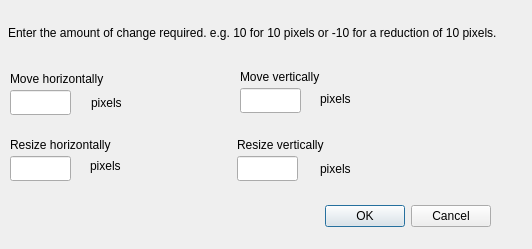
<?xml version="1.0" encoding="UTF-8"?>
<ui version="4.0">
 <class>Dialog_move_resize_rect</class>
 <widget class="QDialog" name="Dialog_move_resize_rect">
  <property name="geometry">
   <rect>
    <x>0</x>
    <y>0</y>
    <width>532</width>
    <height>249</height>
   </rect>
  </property>
  <property name="windowTitle">
   <string>Move and Resize</string>
  </property>
  <widget class="QDialogButtonBox" name="buttonBox">
   <property name="geometry">
    <rect>
     <x>290</x>
     <y>200</y>
     <width>201</width>
     <height>32</height>
    </rect>
   </property>
   <property name="orientation">
    <enum>Qt::Horizontal</enum>
   </property>
   <property name="standardButtons">
    <set>QDialogButtonBox::Cancel|QDialogButtonBox::Ok</set>
   </property>
  </widget>
  <widget class="QLabel" name="label">
   <property name="geometry">
    <rect>
     <x>10</x>
     <y>70</y>
     <width>201</width>
     <height>17</height>
    </rect>
   </property>
   <property name="text">
    <string>Move horizontally</string>
   </property>
  </widget>
  <widget class="QLabel" name="label_2">
   <property name="geometry">
    <rect>
     <x>240</x>
     <y>68</y>
     <width>201</width>
     <height>17</height>
    </rect>
   </property>
   <property name="text">
    <string>Move vertically</string>
   </property>
  </widget>
  <widget class="QLabel" name="label_3">
   <property name="geometry">
    <rect>
     <x>10</x>
     <y>136</y>
     <width>201</width>
     <height>17</height>
    </rect>
   </property>
   <property name="text">
    <string>Resize horizontally</string>
   </property>
  </widget>
  <widget class="QLabel" name="label_4">
   <property name="geometry">
    <rect>
     <x>237</x>
     <y>136</y>
     <width>201</width>
     <height>17</height>
    </rect>
   </property>
   <property name="text">
    <string>Resize vertically</string>
   </property>
  </widget>
  <widget class="QLineEdit" name="lineEdit_move_horizontal">
   <property name="geometry">
    <rect>
     <x>10</x>
     <y>90</y>
     <width>61</width>
     <height>25</height>
    </rect>
   </property>
  </widget>
  <widget class="QLineEdit" name="lineEdit_move_vetical">
   <property name="geometry">
    <rect>
     <x>240</x>
     <y>88</y>
     <width>61</width>
     <height>25</height>
    </rect>
   </property>
  </widget>
  <widget class="QLineEdit" name="lineEdit_resize_horizontal">
   <property name="geometry">
    <rect>
     <x>10</x>
     <y>156</y>
     <width>61</width>
     <height>25</height>
    </rect>
   </property>
  </widget>
  <widget class="QLineEdit" name="lineEdit_resize_vertical">
   <property name="geometry">
    <rect>
     <x>237</x>
     <y>156</y>
     <width>61</width>
     <height>25</height>
    </rect>
   </property>
  </widget>
  <widget class="QLabel" name="label_5">
   <property name="geometry">
    <rect>
     <x>91</x>
     <y>94</y>
     <width>67</width>
     <height>17</height>
    </rect>
   </property>
   <property name="text">
    <string>pixels</string>
   </property>
  </widget>
  <widget class="QLabel" name="label_6">
   <property name="geometry">
    <rect>
     <x>320</x>
     <y>90</y>
     <width>67</width>
     <height>17</height>
    </rect>
   </property>
   <property name="text">
    <string>pixels</string>
   </property>
  </widget>
  <widget class="QLabel" name="label_7">
   <property name="geometry">
    <rect>
     <x>90</x>
     <y>157</y>
     <width>67</width>
     <height>17</height>
    </rect>
   </property>
   <property name="text">
    <string>pixels</string>
   </property>
  </widget>
  <widget class="QLabel" name="label_8">
   <property name="geometry">
    <rect>
     <x>320</x>
     <y>160</y>
     <width>67</width>
     <height>17</height>
    </rect>
   </property>
   <property name="text">
    <string>pixels</string>
   </property>
  </widget>
  <widget class="QLabel" name="label_info">
   <property name="geometry">
    <rect>
     <x>8</x>
     <y>7</y>
     <width>511</width>
     <height>51</height>
    </rect>
   </property>
   <property name="text">
    <string>Enter the amount of change required. e.g. 10 for 10 pixels or -10 for a reduction of 10 pixels.</string>
   </property>
   <property name="wordWrap">
    <bool>true</bool>
   </property>
  </widget>
 </widget>
 <tabstops>
  <tabstop>buttonBox</tabstop>
 </tabstops>
 <resources/>
 <connections>
  <connection>
   <sender>buttonBox</sender>
   <signal>accepted()</signal>
   <receiver>Dialog_move_resize_rect</receiver>
   <slot>accept()</slot>
   <hints>
    <hint type="sourcelabel">
     <x>248</x>
     <y>254</y>
    </hint>
    <hint type="destinationlabel">
     <x>157</x>
     <y>274</y>
    </hint>
   </hints>
  </connection>
  <connection>
   <sender>buttonBox</sender>
   <signal>rejected()</signal>
   <receiver>Dialog_move_resize_rect</receiver>
   <slot>reject()</slot>
   <hints>
    <hint type="sourcelabel">
     <x>316</x>
     <y>260</y>
    </hint>
    <hint type="destinationlabel">
     <x>286</x>
     <y>274</y>
    </hint>
   </hints>
  </connection>
 </connections>
</ui>
